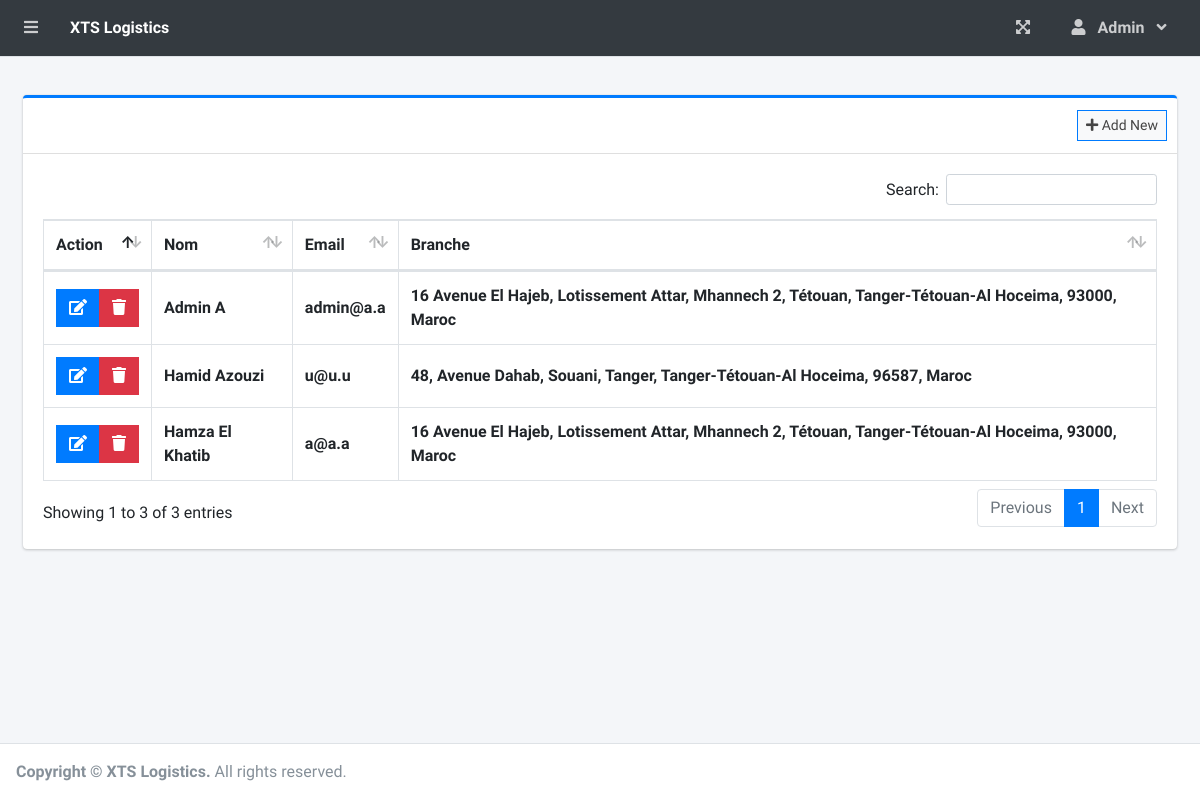
The page /index.php?page=staff_list (signed in) on the database its author committed.
### tables this page shows
CREATE TABLE `users` (
  `id` int(30) NOT NULL,
  `firstname` varchar(200) NOT NULL,
  `lastname` varchar(200) NOT NULL,
  `cin` varchar(200) NOT NULL,
  `email` varchar(200) NOT NULL,
  `password` text NOT NULL,
  `type` tinyint(1) NOT NULL DEFAULT 2 COMMENT '1 = admin, 2 = staff',
  `branch_id` int(30) NOT NULL,
  `date_created` datetime NOT NULL DEFAULT current_timestamp()
);

### staff_list.php (the view, shortened to what this page needs)
<?php include'db_connect.php' ?>
<div class="col-lg-12">
	<div class="card card-outline card-primary">
		<div class="card-header">
			<div class="card-tools">
				<a class="btn btn-block btn-sm btn-default btn-flat border-primary " href="./index.php?page=new_staff"><i class="fa fa-plus"></i> Add New</a>
			</div>
		</div>
		<div class="card-body">
			<table class="table tabe-hover table-bordered" id="list">
				<thead>
					<tr>
                        <th>Action</th>
						<th>Nom</th>
						<th>Email</th>
						<th>Branche</th>
					</tr>
				</thead>
				<tbody>
					<?php
					$qry = $conn->query("SELECT u.*,concat(u.firstname,' ',u.lastname) as name,concat(b.street,', ',b.city,', ',b.state,', ',b.zip_code,', ',b.country) as baddress FROM users u inner join branches b on b.id = u.branch_id order by concat(u.firstname,' ',u.lastname) asc ");
					while($row= $qry->fetch_assoc()):
					?>
					<tr>
                        <td class="text-center">
                            <div class="btn-group">
                                <a href="index.php?page=edit_staff&id=<?php echo $row['id'] ?>" class="btn btn-primary btn-flat ">
                                    <i class="fas fa-edit"></i>
                                </a>
                                <button type="button" class="btn btn-danger btn-flat delete_user" data-id="<?php echo $row['id'] ?>">
                                    <i class="fas fa-trash"></i>
                                </button>
                            </div>
                        </td>
						<td><b><?php echo ucwords($row['name']) ?></b></td>
						<td><b><?php echo ($row['email']) ?></b></td>
						<td><b><?php echo ucwords($row['baddress']) ?></b></td>
					</tr>
				<?php endwhile; ?>
				</tbody>
			</table>
		</div>
	</div>
</div>

### staff_list.php (style rules this page uses)
table td { vertical-align: middle !important; }

### rows shown on the page
users: name "Admin A", email "admin@a.a", baddress "16 Avenue El Hajeb, Lotissement Attar, Mhannech 2, Tétouan, Tanger-Tétouan-Al Hoceima, 93000, Maroc"
users: name "Hamid Azouzi", email "u@u.u", baddress "48, Avenue Dahab, Souani, Tanger, Tanger-Tétouan-Al Hoceima, 96587, Maroc"
users: name "Hamza El Khatib", email "a@a.a", baddress "16 Avenue El Hajeb, Lotissement Attar, Mhannech 2, Tétouan, Tanger-Tétouan-Al Hoceima, 93000, Maroc"

### other values the page prints
$_SESSION['login_firstname'] "Admin"
